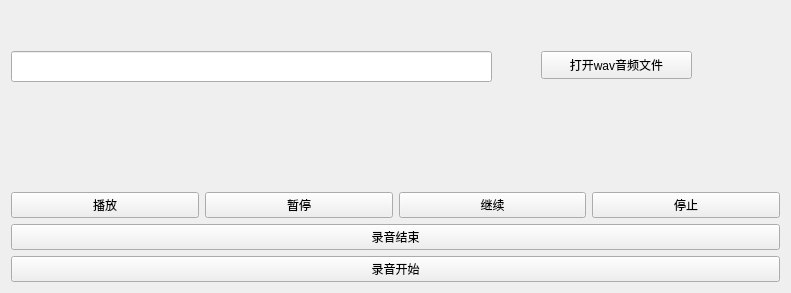
<?xml version="1.0" encoding="UTF-8"?>
<ui version="4.0">
 <class>Form</class>
 <widget class="QWidget" name="Form">
  <property name="geometry">
   <rect>
    <x>0</x>
    <y>0</y>
    <width>791</width>
    <height>293</height>
   </rect>
  </property>
  <property name="windowTitle">
   <string>Form</string>
  </property>
  <layout class="QGridLayout" name="gridLayout">
   <item row="0" column="0">
    <widget class="QWidget" name="widget" native="true">
     <widget class="QLineEdit" name="lineEdit">
      <property name="geometry">
       <rect>
        <x>0</x>
        <y>40</y>
        <width>481</width>
        <height>31</height>
       </rect>
      </property>
     </widget>
     <widget class="QPushButton" name="pushButton">
      <property name="geometry">
       <rect>
        <x>530</x>
        <y>40</y>
        <width>151</width>
        <height>28</height>
       </rect>
      </property>
      <property name="text">
       <string>打开wav音频文件</string>
      </property>
     </widget>
    </widget>
   </item>
   <item row="1" column="0">
    <layout class="QHBoxLayout" name="horizontalLayout_2">
     <item>
      <widget class="QPushButton" name="pushButton_2">
       <property name="text">
        <string>播放</string>
       </property>
      </widget>
     </item>
     <item>
      <widget class="QPushButton" name="pushButton_3">
       <property name="text">
        <string>暂停</string>
       </property>
      </widget>
     </item>
     <item>
      <widget class="QPushButton" name="pushButton_5">
       <property name="text">
        <string>继续</string>
       </property>
      </widget>
     </item>
     <item>
      <widget class="QPushButton" name="pushButton_6">
       <property name="text">
        <string>停止</string>
       </property>
      </widget>
     </item>
    </layout>
   </item>
   <item row="2" column="0">
    <widget class="QPushButton" name="pushButton_8">
     <property name="text">
      <string>录音结束</string>
     </property>
    </widget>
   </item>
   <item row="3" column="0">
    <widget class="QPushButton" name="pushButton_4">
     <property name="text">
      <string>录音开始</string>
     </property>
    </widget>
   </item>
  </layout>
 </widget>
 <resources/>
 <connections>
  <connection>
   <sender>pushButton</sender>
   <signal>clicked()</signal>
   <receiver>Form</receiver>
   <slot>dakaiwenjian()</slot>
   <hints>
    <hint type="sourcelabel">
     <x>698</x>
     <y>54</y>
    </hint>
    <hint type="destinationlabel">
     <x>470</x>
     <y>76</y>
    </hint>
   </hints>
  </connection>
  <connection>
   <sender>pushButton_2</sender>
   <signal>clicked()</signal>
   <receiver>Form</receiver>
   <slot>bofan()</slot>
   <hints>
    <hint type="sourcelabel">
     <x>64</x>
     <y>135</y>
    </hint>
    <hint type="destinationlabel">
     <x>522</x>
     <y>90</y>
    </hint>
   </hints>
  </connection>
  <connection>
   <sender>pushButton_3</sender>
   <signal>clicked()</signal>
   <receiver>Form</receiver>
   <slot>zantin()</slot>
   <hints>
    <hint type="sourcelabel">
     <x>215</x>
     <y>135</y>
    </hint>
    <hint type="destinationlabel">
     <x>520</x>
     <y>136</y>
    </hint>
   </hints>
  </connection>
  <connection>
   <sender>pushButton_4</sender>
   <signal>clicked()</signal>
   <receiver>Form</receiver>
   <slot>luyin()</slot>
   <hints>
    <hint type="sourcelabel">
     <x>291</x>
     <y>228</y>
    </hint>
    <hint type="destinationlabel">
     <x>524</x>
     <y>173</y>
    </hint>
   </hints>
  </connection>
  <connection>
   <sender>pushButton_5</sender>
   <signal>clicked()</signal>
   <receiver>Form</receiver>
   <slot>jixu()</slot>
   <hints>
    <hint type="sourcelabel">
     <x>401</x>
     <y>135</y>
    </hint>
    <hint type="destinationlabel">
     <x>518</x>
     <y>126</y>
    </hint>
   </hints>
  </connection>
  <connection>
   <sender>pushButton_6</sender>
   <signal>clicked()</signal>
   <receiver>Form</receiver>
   <slot>tinzi()</slot>
   <hints>
    <hint type="sourcelabel">
     <x>593</x>
     <y>135</y>
    </hint>
    <hint type="destinationlabel">
     <x>387</x>
     <y>107</y>
    </hint>
   </hints>
  </connection>
  <connection>
   <sender>pushButton_8</sender>
   <signal>clicked()</signal>
   <receiver>Form</receiver>
   <slot>luyinjiesu()</slot>
   <hints>
    <hint type="sourcelabel">
     <x>539</x>
     <y>228</y>
    </hint>
    <hint type="destinationlabel">
     <x>280</x>
     <y>165</y>
    </hint>
   </hints>
  </connection>
 </connections>
 <slots>
  <slot>dakaiwenjian()</slot>
  <slot>bofan()</slot>
  <slot>tinzi()</slot>
  <slot>luyin()</slot>
  <slot>jixu()</slot>
  <slot>zantin()</slot>
  <slot>qita()</slot>
  <slot>luyinjiesu()</slot>
 </slots>
</ui>
